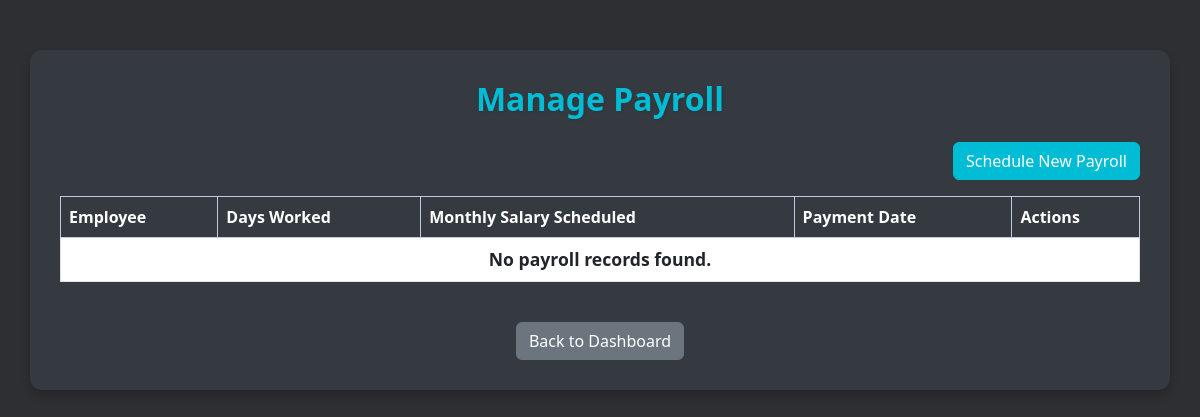
The app's page /manage_payroll_hr/ (signed in), older data.
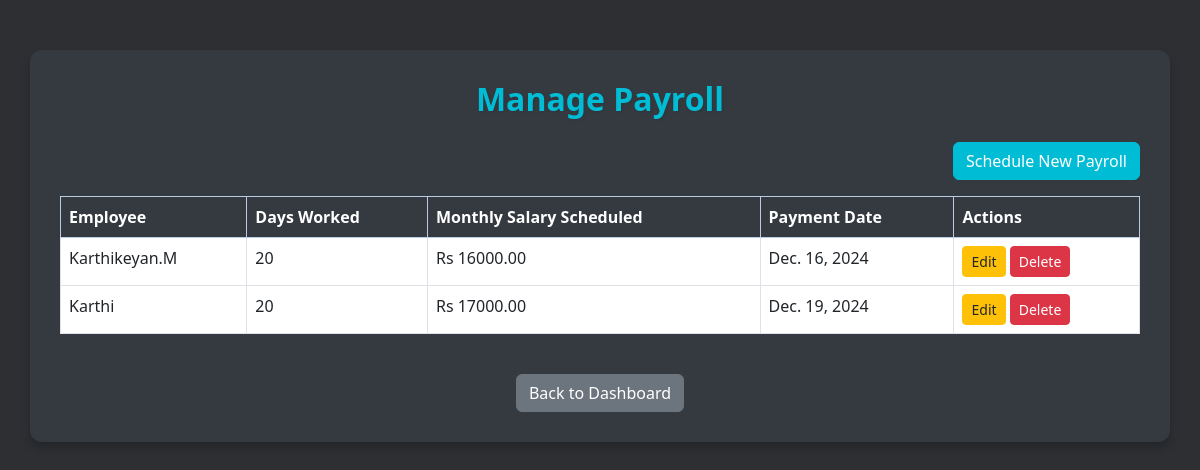
The same page, newer data.
### apis/models.py (models this page shows, shortened)
class Payroll(models.Model):
    employee = models.ForeignKey(CustomUser, on_delete=models.CASCADE)
    total_working_days = models.IntegerField(null=True, blank=True)
    days_worked = models.IntegerField(null=True, blank=True)
    monthly_salary = models.DecimalField(max_digits=10, decimal_places=2, null=True, blank=True)
    payment_date = models.DateField(null=True, blank=True)
    created_at = models.DateTimeField(null=True, blank=True)

class CustomUser(AbstractUser):
    ROLE_CHOICES = [
        ('HR', 'HR'),
        ('Manager', 'Manager'),
        ('Software Engineer', 'Software Engineer'),
        ('Developer', 'Developer'),
    ]
    role = models.CharField(max_length=20, choices=ROLE_CHOICES, default='Developer')
    salary = models.DecimalField(max_digits=10, decimal_places=2, null=True, blank=True)
    hourly_rate = models.DecimalField(max_digits=10, decimal_places=2, default=0.00)
    def __str__(self):
        return self.username

### apis/views.py (the view, shortened to what this page needs)
# urls.py: path('manage_payroll_hr/', views.manage_payroll_hr, name='manage_payroll_hr'),
@login_required
def manage_payroll_hr(request):
    payrolls = Payroll.objects.all()
    return render(request, 'payroll/manage_payroll.html', {'payrolls': payrolls})

### templates/payroll/manage_payroll.html (shortened to what this page needs)
<!DOCTYPE html>
<html lang="en">
<head>
    <link href="https://cdn.jsdelivr.net/npm/bootstrap@5.3.0/dist/css/bootstrap.min.css" rel="stylesheet">
</head>
<body>
    <div class="container">
        <h2 class="mb-4">Manage Payroll</h2>
        <div class="d-flex justify-content-end mb-3">
            <a href="{% url 'schedule_payroll' %}" class="btn btn-primary">Schedule New Payroll</a>
        </div>
        <div class="table-responsive">
            <table class="table table-bordered table-hover">
                <thead class="table-primary">
                    <tr>
                        <th>Employee</th>
                        <th>Days Worked</th>
                        <th>Monthly Salary Scheduled</th>
                        <th>Payment Date</th>
                        <th>Actions</th>
                    </tr>
                </thead>
                <tbody>
                    {% for payroll in payrolls %}
                    <tr>
                        <td>{{ payroll.employee }}</td>
                        <td>{{ payroll.days_worked }}</td>
                        <td>Rs {{ payroll.monthly_salary }}</td>
                        <td>{{ payroll.payment_date }}</td>
                        <td>
                            <a href="{% url 'edit_payroll' payroll.id %}" class="btn btn-warning btn-sm">Edit</a>
                            <a href="{% url 'delete_payroll' payroll.id %}" class="btn btn-danger btn-sm" onclick="return confirmDelete(event)">Delete</a>
                        </td>
                    </tr>
                    {% empty %}
                    <tr>
                        <td colspan="5" class="text-center">No payroll records found.</td>
                    </tr>
                    {% endfor %}
                </tbody>
            </table>
        </div>
        <div class="text-center mt-4">
            <a href="{% url 'home' %}" class="btn btn-secondary">Back to Dashboard</a>
        </div>
    </div>
</body>
</html>

Row changes from the older to the newer data that the page shows:
added Payroll: employee "Karthikeyan.M", days_worked "20", monthly_salary "16000.00", payment_date "Dec. 16, 2024"
added Payroll: employee "Karthi", days_worked "20", monthly_salary "17000.00", payment_date "Dec. 19, 2024"
Text that changed along with them:
text no longer shown: "No payroll records found."
